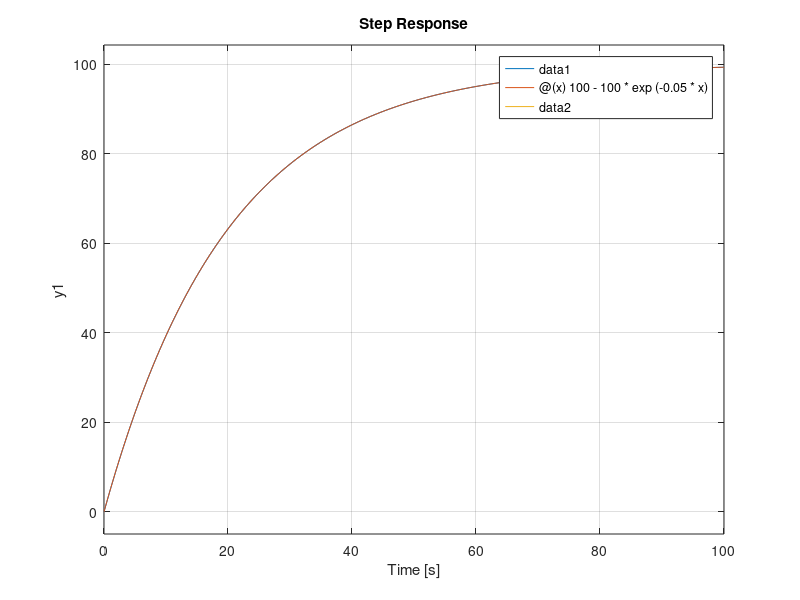
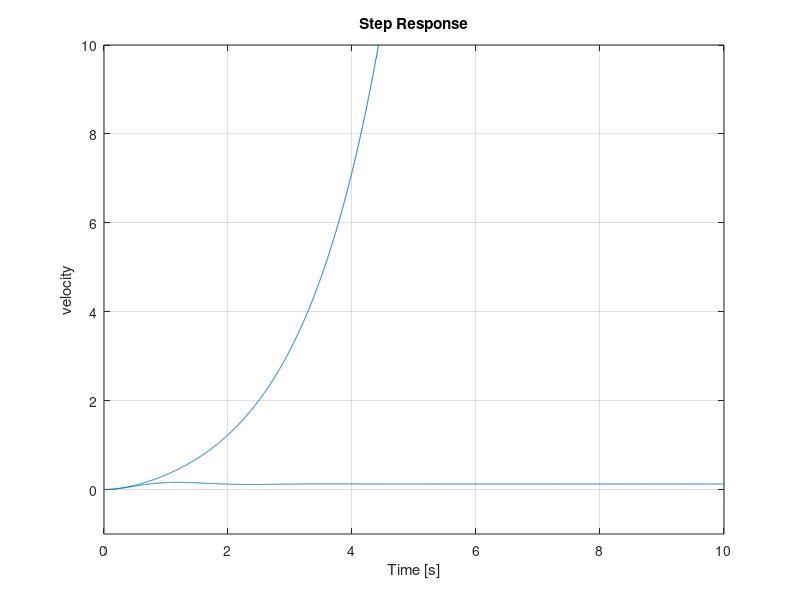
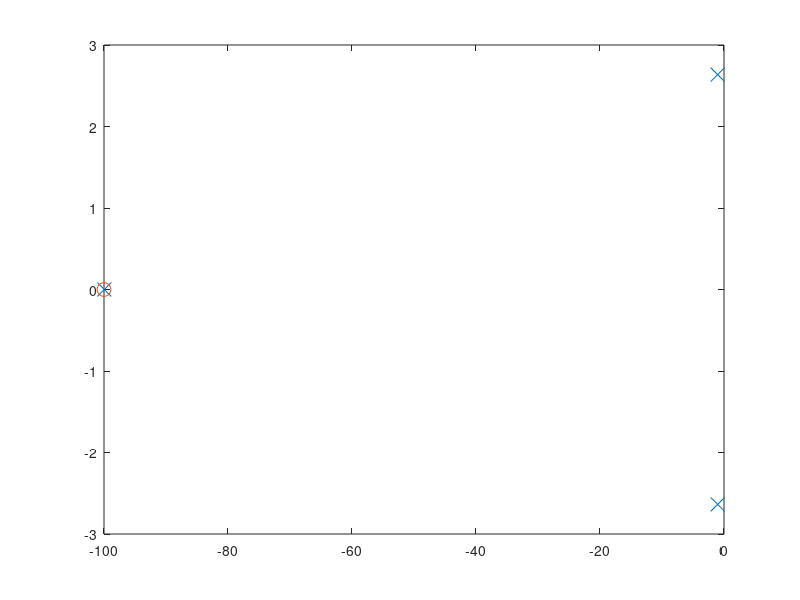
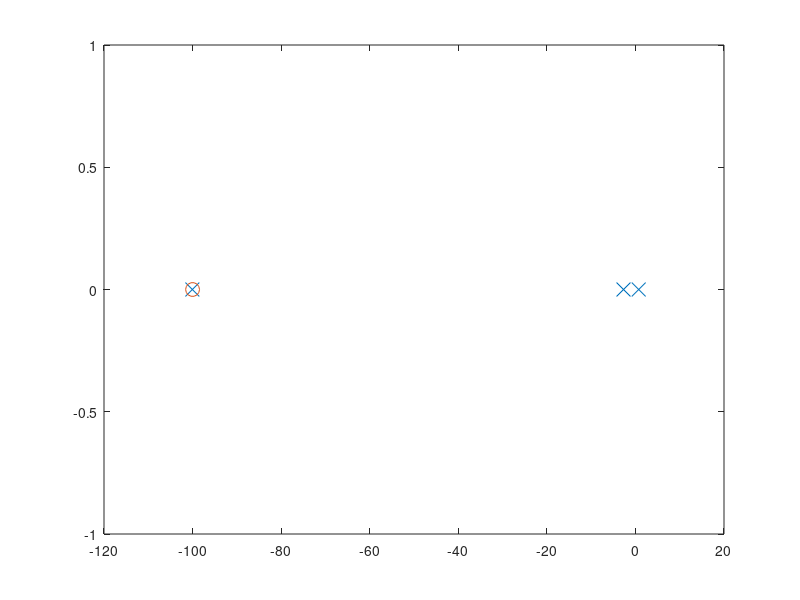

MATLAB code to generate these figures, in order:
clear all;clc;
close all;

pkg load control

%1
Js = 0.2;
Bs = 0.01;
num_mec = 1; %numerator
den_mec = [Js, Bs]; %denominator
G_mec = tf(num_mec,den_mec)
figure(1)
step(G_mec, 100)

hold on
fh = @(x) 100 - 100*exp(-0.05*x);
fplot (fh, [0, 100]);

PLECS_DATA_RL = csvread('Mecdata_EX.csv');

plot(PLECS_DATA_RL(1,:), PLECS_DATA_RL(2,:))
hold off

%2
%Negative Feedback
G = tf([1],[1 2 3],'inputname',"torque",'outputname',"velocity");
C = tf([10 500],[1,100]);
sys1 = feedback(G,C,-1)%

%Positive Feedback
G = tf([1],[1 2 3],'inputname',"torque",'outputname',"velocity");
C = tf([10 500],[1,100]);
sys2 = feedback(G,C,+1)

figure(2)
step(sys1,10)
hold on
step(sys2,10)
axis([0, 10, -1, 10])
hold off

pkg load signal
[z1, p1, k1] = tf2zp(sys1)
[z2, p2, k2] = tf2zp(sys2)

Pole_Real_1  = real(p1)
Pole_Imag_1  = imag(p1)
Zero_Real_1  = real(z1)
Zero_Imag_1  = imag(z1)

Pole_Real_2  = real(p2)
Pole_Imag_2  = imag(p2)
Zero_Real_2  = real(z2)
Zero_Imag_2  = imag(z2)

figure(3)
plot(Pole_Real_1, Pole_Imag_1, 'x', "markersize", 10)
hold on
plot(Zero_Real_1, Zero_Imag_1, 'o', "markersize", 10)
hold off

figure(4)
plot(Pole_Real_2, Pole_Imag_2, 'x', "markersize", 10)
hold on
plot(Zero_Real_2, Zero_Imag_2, 'o', "markersize", 10)
hold off


k = 1
num_3 = [k]; %numerator
den_3 = [0.001 , 0.2]; %denominator
G_3 = feedback(tf(num_3,den_3),1,-1)
figure(5)
step(G_3, 0.01)
hold on

k = 5
num_3 = [k]; %numerator
G_3 = feedback(tf(num_3,den_3),1,-1)
step(G_3, 0.01)
hold on

k = 10
num_3 = [k]; %numerator
G_3 = feedback(tf(num_3,den_3),1,-1)
step(G_3, 0.01)
hold on
step(tf([1],[1]),'k')
hold off
axis([0, 0.005, -0.1, 1.1])

%k = 10
%num_3 = [k]; %numerator
%G_3 = feedback(tf(num_3,den_3),1,-1)
%rlocusx(G_3,0 ,100)



